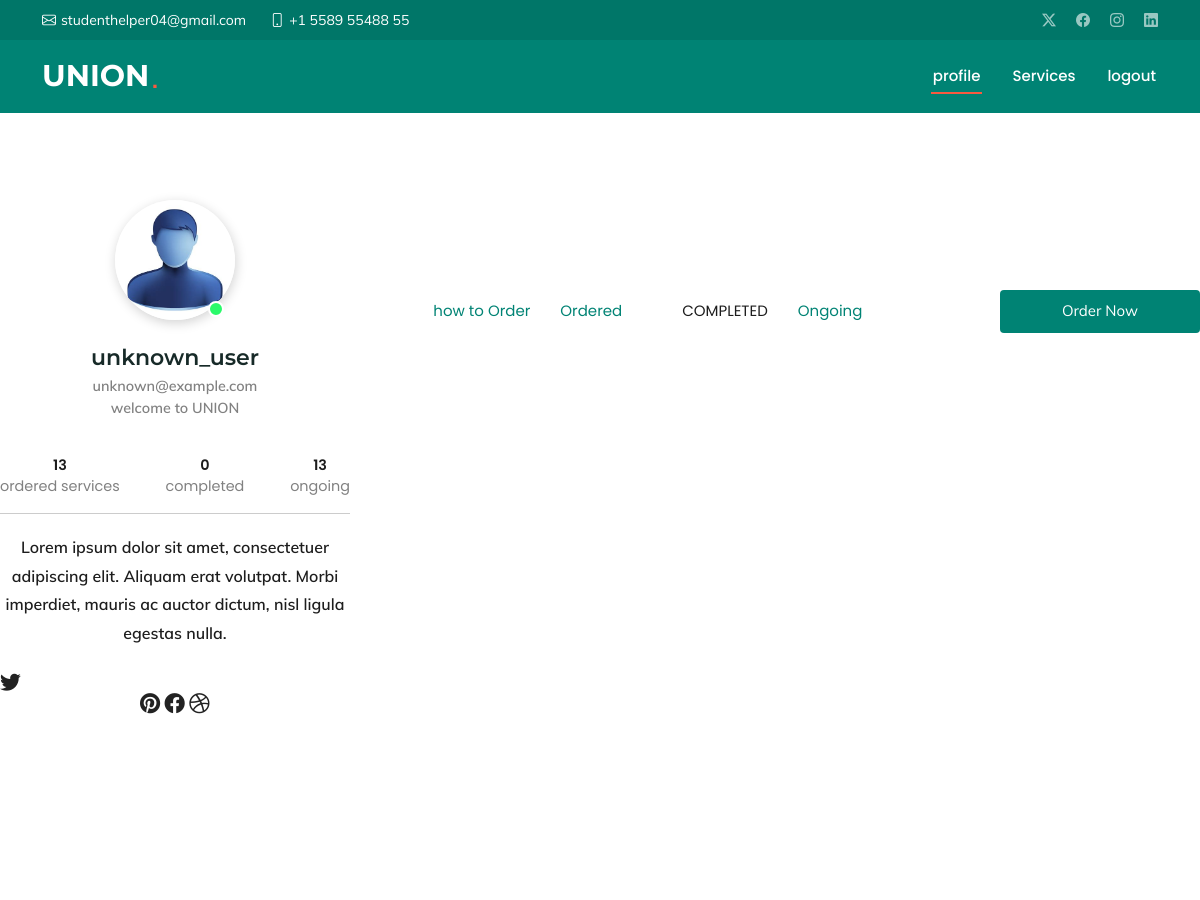
The page /completed_orders/ (signed in, upper part) on the database as committed earlier.
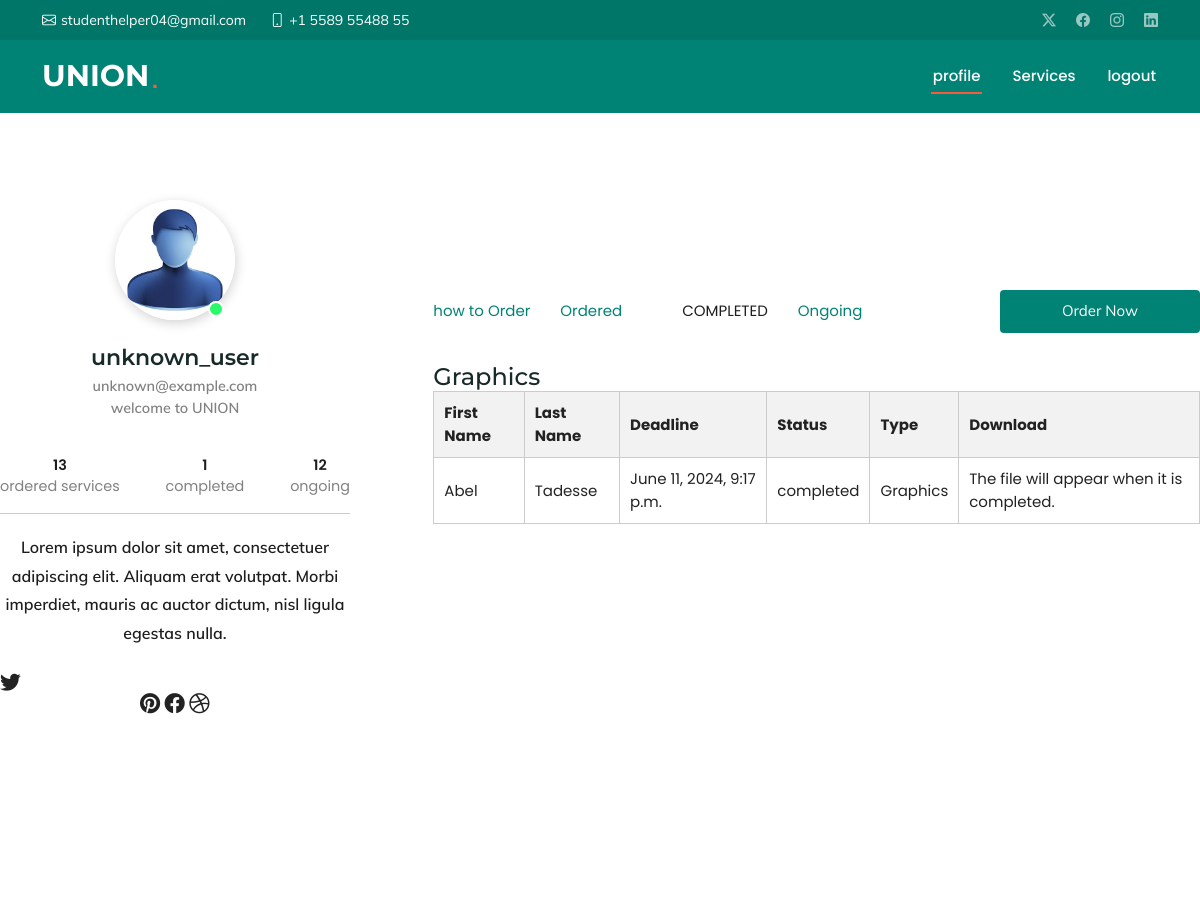
The same page on the database as committed later.
### ORDER/models.py (models this page shows, shortened)
class GraphicsDesignSubmission(models.Model):
    SERVICE_CHOICES = [
        ('logo', 'Logo'),
        ('photo_editing', 'Photo Editing'),
        ('banner', 'Banner'),
        ('birth_certificate', 'Birth Certificate'),
        ('wedding_card', 'Wedding Card'),
        ('business_card', 'Business Card'),
        ('poster', 'Poster'),
        ('advertisement', 'Advertisement'),
        ('presentation_template', 'Presentation Template'),
    ]
    STATUS_CHOICES = [
        ('pending', 'Pending'),
        ('completed', 'Completed')
    ]
    user_name = models.ForeignKey(User,on_delete=models.CASCADE,default=19 )
    firstname = models.CharField(max_length=100)
    lastname = models.CharField(max_length=100)
    email = models.EmailField()
    phone_number = models.CharField(max_length=15)
    gender = models.CharField(max_length=10)
    service = models.CharField(max_length=50, choices=SERVICE_CHOICES)
    deadline = models.DateTimeField()
    design_file = models.FileField(upload_to='designs/')
    description = models.TextField(blank=True, null=True)
    accept_terms = models.BooleanField(default=False)
    status = models.CharField(max_length=10, choices=STATUS_CHOICES, default='pending')

### ORDER/views.py (the view)
# urls.py: path('completed_orders/',completed_orders,name='completed_orders' ),
@login_required(login_url='user:login')
def completed_orders(request):
    graphics = GraphicsDesignSubmission.objects.filter(user_name=request.user,status='completed')
    programming = ProgrammingProjectSubmission.objects.filter(user_name=request.user,status='completed')
    video = VideoEditingSubmission.objects.filter(user_name=request.user,status='completed')
    transcription = Transcription.objects.filter(user_name=request.user,status='completed')
    assignment = Assignment.objects.filter(user_name=request.user,status='completed')
    business_plans = Business_plan.objects.filter(user_name=request.user,status='completed')
    researches = Research.objects.filter(user_name=request.user,status='completed')
    theses = Thesis.objects.filter(user_name=request.user,status='completed')
    web = Website_project.objects.filter(user_name=request.user,status='completed')
    edit = editing.objects.filter(user_name=request.user,status='completed')
    total,pending,completed = utility(request.user)
    context = {
        'total_completed':completed,
        'total_pending':pending,
        'total':total,
        'business_plans': business_plans,
        'researches': researches,
        'theses': theses,
        'assignment':assignment,
        'transcriptions':transcription,
        'videos':video,
        'programmings':programming,
        'graphicss':graphics,
        'websites':web,
        'editings':edit
    }
    return render(request, 'order/completed_ordres.html', context)

### USER/templatetags/active_url.py (called while the page is built)
@register.simple_tag
def is_active(request, url_name):
    try:
        if request.path == reverse(url_name):
            return 'active'
    except NoReverseMatch:
        pass
    return ''

### ORDER/templates/order/completed_ordres.html (shortened to what this page needs)
{% extends 'order/profile.html' %}
{% block content2 %}
    {% if graphicss %}
    <h4>Graphics</h4>
    <table>
        <thead>
            <tr>
                <th>First Name</th>
                <th>Last Name</th>
                <th>Deadline</th>
                <th>Status</th>
                <th>Type</th>
                <th>Download</th>
            </tr>
        </thead>
        <tbody>
            {% for graphics in graphicss %}
            <tr>
                <td>{{ graphics.firstname }}</td>
                <td>{{ graphics.lastname }}</td>
                <td>{{ graphics.deadline }}</td>
                <td>{{ graphics.status }}</td>
                <td>Graphics</td>
            <td>
                    {% if editing.status == "completed" %}
                        <a href="{{ graphics.abstract.url }}" download>Download File</a>
                    {% else %}
                        The file will appear when it is completed.
                    {% endif %}
                </td>
            </tr>
            {% endfor %}
        </tbody>
    </table>
    {% endif %}
{% endblock %}

### ORDER/templates/order/profile.html (shortened to what this page needs)
{% extends 'base.html' %}{%load static%}
{% load active_url %}
{% block content %}
<section id="profile">
    <div id="cols__container1" class="cols__container">
      <div class="left__col">
              <div class="img__container">
    <img src="{% static 'css/image.png' %}" alt="Alexandra Smith">
      <span></span>
    </div>
    <h2>{{request.user.username}}</h2>
    <p>{{request.user.email}}</p>
    <p>welcome to UNION</p>
    <ul class="profile_about">
      <li><span>{{total}}</span>ordered services</li>
              <li><span>{{total_completed}}</span>completed</li>
              <li><span>{{total_pending}}</span>ongoing</li>
    </ul>
    <div class="content">
      <p>Lorem ipsum dolor sit amet, consectetuer adipiscing elit. Aliquam erat volutpat. Morbi imperdiet, mauris ac auctor dictum, nisl ligula egestas nulla. </p>
        <ul class="about">
        <li><i class="fab fa-twitter"></i></li>
    <i class="fab fa-pinterest"></i>
    <i class="fab fa-facebook"></i>
    <i class="fab fa-dribbble"></i>
      </ul>
    </div>
    </div>
    <div class="right__col">
      <nav class="uls">
           <ul >
            <li><a class="{% is_active request 'order:profile' %}" href="{%url 'order:profile'%}">how to Order</a></li>
            <li><a class="{% is_active request 'order:total_order' %}" href="{%url 'order:total_order'%}">Ordered</></li>
             <li><a class="{% is_active request 'order:completed_orders' %}" href="{%url 'order:completed_orders'%}">Completed</a></li>
             <li><a class="{% is_active request 'order:pending_orders' %}" href="{%url 'order:pending_orders'%}">Ongoing</a></li>
      </ul>
      <a href="{% url 'chat:chat' %}"><button>Order Now</button></a>
      </nav>
      <div >
          {%block content2%}{%endblock%}
      </div>
    </div>
  </section>
  <section id="services" class="services section">
    </section>
    {%endblock%}

Rows that differ between the two databases and show on the page:
now on this page (row edited): GraphicsDesignSubmission: firstname "Abel", lastname "Tadesse", deadline "June 11, 2024, 9:17 p.m.", status "completed"
Other text that changed with them:
{{ total_completed }}: "0" → "1"
{{ total_pending }}: "13" → "12"
text now shown: "Graphics First Name Last Name Deadline Status Type Download"
